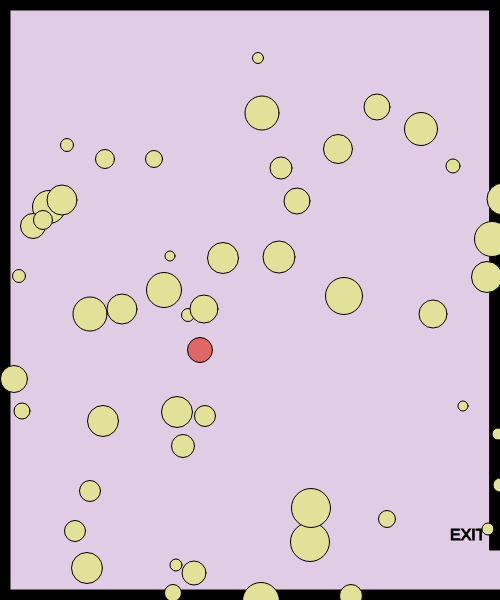
Frame 1 (no input)
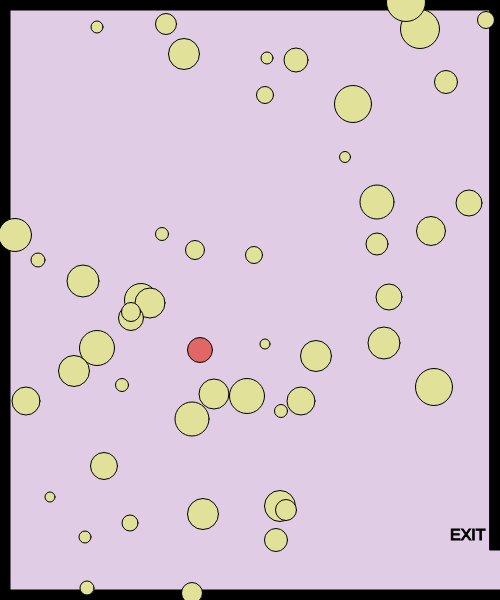
Frame 60 (no input)
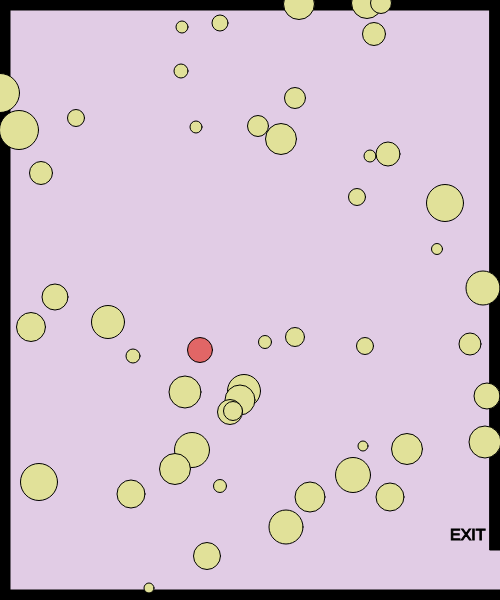
Frame 120 (the mouse pressed at the canvas centre since frame 60)

The p5.js sketch that drew these frames (run headless with seeded random() and noise() and a simulated clock; from frame 60 on, the mouse is pressed at the canvas centre):

// p5.js sketch
// ── sketch.js
// x and y for my character
var characterX = 100;
var characterY = 100;

// define the key codes for each letter
var w = 87;
var s = 83;
var a = 65;
var d = 68;

// x and y for a shape
var shapeX = 30;
var shapeY = 50;

var shapeXs = [];
var shapeYs = [];
var diameters = [];

var shapeXSpeeds = [];
var shapeYSpeeds = [];


// create a shape when the mouse is clicked
var mouseShapeX;
var mouseShapeY;


function setup()
{
    createCanvas(500, 600);
    // get a random speed when the it first starts
    for (var i = 0; i < 50; i++) {
          shapeXSpeeds[i] = Math.floor(Math.random() * (Math.floor(Math.random() * 5)) + 1);
          shapeYSpeeds[i] = Math.floor(Math.random() * (Math.floor(Math.random() * 5)) + 1);
          shapeXs[i] = getRandomNumber(500);
          shapeYs[i] = getRandomNumber(600);
          diameters[i] = getRandomNumber(30);
        }

    createCharacter(200,350);
}

function draw()
{
    background(225,204,229);
    stroke(0);
    fill(0);

    // call createBorders function
    createBorders(10);

    // exit message
    textSize(16);
    text("EXIT", width-50,height-60)

    //createCharacter(200,350);
    drawCharacter();
    characterMovement();


    // potential enemy
    fill(225, 225, 153);
   // draw the shape
   for (var i = 0; i < shapeXs.length; i++) {
       circle(shapeXs[i], shapeYs[i], diameters[i]);
       shapeXSpeeds[i] = Math.floor(Math.random() * (Math.floor(Math.random() * 5)) + 1);
       shapeYSpeeds[i] = Math.floor(Math.random() * (Math.floor(Math.random() * 5)) + 1);


      // move the shape
          shapeXs[i] += shapeXSpeeds[i];
          shapeYs[i] += shapeYSpeeds[i];
          // check to see if the shape has gone out of bounds
          if (shapeXs[i] > width) {
              shapeXs[i] = 0;
          }
          if (shapeXs[i] < 0) {
              shapeXs[i] = width;
          }
          if (shapeYs[i] > height) {
              shapeYs[i] = 0;
          }
          if (shapeYs[i] < 0) {
              shapeYs[i] = height;
          }


}

// check to see if the character has left the exit
if (characterX > width && characterY > width - 50) {
    fill(0);
    stroke(5);
    textSize(26);
    text("You Win!", width / 3 - 50, height / 1 - 50);
}


// create the shape based on the mouse click
fill(153, 0, 76);
circle(mouseShapeX, mouseShapeY, 25);
}

function characterMovement()
{
    // handle the keys
    if(keyIsDown(w))
    {
        characterY -= 10;
    }
    if(keyIsDown(s))
    {
        characterY += 10;
    }
    if(keyIsDown(a))
    {
        characterX -= 10;
        console.log("movement: " + characterX);
    }
    if(keyIsDown(d))
    {
        characterX += 10;
    }
}
function createCharacter(x,y)
{
    //character
    characterX = x;
    characterY = y;
}

function drawCharacter()
{
    fill(225,102,102);
    circle(characterX, characterY, 25);
}


function createBorders(thickness)
{
    // top border
    rect(0,0,width,thickness);
    // left border
    rect(0,0,thickness,height);
    // bottom border
    rect(0, height-thickness,width, thickness);
    // right upper border
    rect(width-thickness,0,thickness,height-50);
}



function mouseClicked()
{
    mouseShapeX = mouseX;
    mouseShapeY = mouseY;
}

function getRandomNumber(number) {
    return Math.floor(Math.random() * number) + 10;
}
